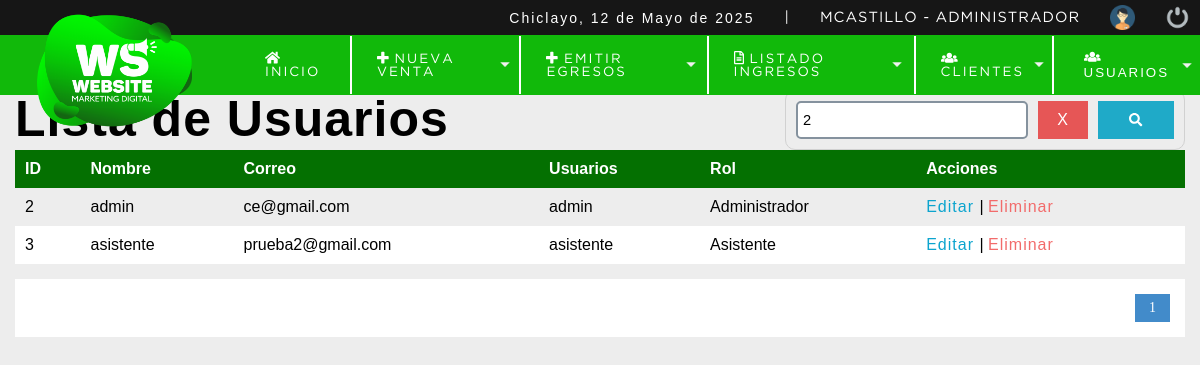
Page /sistema/buscar_usuario.php?busquedad=2 (signed in) on the committed database.
### tables this page shows
CREATE TABLE `usuario` (
  `id_usuario` int NOT NULL,
  `usu_nombre` varchar(50) NOT NULL,
  `usu_correo` varchar(100) NOT NULL,
  `usu_usuario` varchar(15) NOT NULL,
  `usu_clave` varchar(100) NOT NULL,
  `id_rol` int NOT NULL,
  `usu_estado` int NOT NULL DEFAULT '1'
);

CREATE TABLE `rol` (
  `id_rol` int NOT NULL,
  `rol` varchar(20) NOT NULL
);

### sistema/buscar_usuario.php (the view, shortened to what this page needs)
<?php
    include "../conexion.php";
?>
<!DOCTYPE html>
<html lang="es">
<head>
	<?php include "includes/scripts.php";?>
</head>
<body>
	<?php include "includes/header.php";?>
	<section id="container">
        <?php
            $busquedad  = strtolower($_REQUEST['busquedad']);
        ?>
		<h1>Lista de Usuarios</h1>
        <form action="buscar_usuario.php" method="get" class="form_search">
            <input type="text" name="busquedad" id="busqueda" placeholder="Buscar..." value="<?php echo $busquedad; ?>">
            <a href="listar_usuario.php" class="btn_cl"> X</a>
            <button type="submit" class="btn_search"><i class="fas fa-search"></i></button>
        </form>
        <table class="table table-light">
            <tbody>
                <tr>
                    <th>ID</th>
                    <th>Nombre</th>
                    <th>Correo</th>
                    <th>Usuarios</th>
                    <th>Rol</th>
                    <th>Acciones</th>
                </tr>
                <?php
                $rol= '';
                $sql_register = mysqli_query($conexion,"SELECT COUNT(*) AS total_registro FROM usuario WHERE
                                                        ( id_usuario LIKE '%$busquedad%'OR
                                                        usu_nombre LIKE '%$busquedad%' OR
                                                        usu_correo LIKE '%$busquedad%' OR
                                                        usu_usuario LIKE '%$busquedad%'
                                                        $rol ) AND usu_estado = 1");
                $result_register = mysqli_fetch_array($sql_register);
                $total_registro = $result_register['total_registro'];
                $por_pagina  = 5;
                if(empty($_GET['pagina'])){
                    $pagina = 1;
                }else{
                    $pagina = $_GET['pagina'];
                }
                $desde = ($pagina-1) * $por_pagina;
                $total_paginas = ceil($total_registro / $por_pagina);
                    $query = mysqli_query($conexion,"SELECT u.id_usuario, u.usu_nombre,u.usu_correo,u.usu_usuario, r.rol
                                                    FROM usuario u INNER JOIN rol r ON u.id_rol = r.id_rol WHERE
                                                    (id_usuario LIKE '%$busquedad%'OR
                                                    usu_nombre LIKE '%$busquedad%' OR
                                                    usu_correo LIKE '%$busquedad%' OR
                                                    usu_usuario LIKE '%$busquedad%' OR
                                                    r.rol LIKE '%$busquedad%') AND
                                                    usu_estado = 1 ORDER BY u.id_usuario ASC LIMIT $desde,$por_pagina");
                    $result = mysqli_num_rows($query);
                    if($result > 0){
                        while($data = mysqli_fetch_array($query)){
                    ?>
                            <tr>
                                <td><?php echo $data["id_usuario"]?></td>
                                <td><?php echo $data["usu_nombre"]?></td>
                                <td><?php echo $data["usu_correo"]?></td>
                                <td><?php echo $data["usu_usuario"]?></td>
                                <td><?php echo $data["rol"]?></td>
                                <td>
                                    <a class="link_edit" href="editar_usuario.php ? id=<?php echo $data["id_usuario"]?> ">Editar </a>
                                <?php
                                        if($data["id_usuario"] != 1){
                                    ?>
                                    |
                                    <a class="link_eliminar" href="eliminar_usuario.php ? id=<?php echo $data["id_usuario"]?>"> Eliminar</a>
                                    <?php
                                }
                            ?>
                                </td>
                            </tr>
                <?php
                        }
                    }
                ?>
            </tbody>
        </table>
        <?php
            if($total_registro !=0){
        ?>
        <div class="paginador">
            <ul>
                <?php
                    for ($i=1; $i <= $total_paginas; $i++){
                        if ($i == $pagina){
                            echo '<li class="pageselect">'.$i.'</li>';
                        }else{
                            echo '<li><a href="?pagina='.$i.'&busquedad='.$busquedad.'">'.$i.'</a></li>';
                        }
                    }
                ?>
            </ul>
        </div>
        <?php
        }
        ?>
	</section>
</body>
</html>

### sistema/css/style.css (style rules this page uses)
* { margin: 0; padding: 0; box-sizing: border-box; }
body { background: #ededed; }
h1, h2, h3, h4, h5, h6 { font-family: 'arial'; font-weight: bold; letter-spacing: 1px; }
h1 { font-size: 26px; }
a { text-decoration: none; font-family: arial; letter-spacing: 1px; }
#container { padding: 90px 15px 15px; }
form { background: #fff; margin: auto; padding: 20px 50px; border: 1px solid #d1d1d1; }
input,select { display: block; width: 100%; font-size: 11pt; padding: 5px; border: 2px solid #85929e; border-radius: 5px; -webkit-border-radius: 5px; -moz-border-radius: 5px; -ms-border-radius: 5px; -o-border-radius: 5px; }
#container h1 { font-size: 50px; display: inline-block; }
table { border-collapse: collapse; font-family: 'arial'; font-size: 12pt; width: 100%; }
table th { text-align: left; padding: 10px; background: #047001; color: #fff; }
table tr:nth-child(odd) { background: #fff; }
table td { padding: 10px; }
.link_edit { color: #0ca4ce; }
.link_eliminar { color: #f26b6b; }
.paginador ul { padding: 15px; list-style: none; background: #fff; margin-top: 15px; display: -webkit-flex; display: -moz-flex; display: -ms-flex; display: -o-flex; display: flex; justify-content: flex-end; }
.paginador a, .pageselect { color: #428bca; border: 1px solid #ddd; padding: 5px; display: inline-block; font-size: 14px; text-align: center; width: 35px; }
.pageselect { color: #fff; background: #428bca; border: 1px solid #428bca; }
.form_search { display: flex; float: right; background: initial; padding: 10px; border-radius: 10px; -webkit-border-radius: 10px; -moz-border-radius: 10px; -ms-border-radius: 10px; -o-border-radius: 10px; width: 400px; }
.form_search .btn_search { background: #1faac8; color: #fff; padding: 0 20px; border: 5px; cursor: pointer; margin-left: 10px; width: 100px; }
.form_search .btn_cl { background: #e65656; color: #fff; padding: 10px; border: 0; cursor: pointer; margin-left: 10px; width: 70px; text-align: center; }
.form_search input { width: 100%; }

### rows in the picture
usuario: id_usuario "2", usu_nombre "admin", usu_correo "ce@gmail.com", usu_usuario "admin", id_rol.rol "Administrador"
usuario: id_usuario "3", usu_nombre "asistente", usu_correo "prueba2@gmail.com", usu_usuario "asistente", id_rol.rol "Asistente"

### other values in the picture
fechaC() "12 de Mayo de 2025"
$_SESSION['user'] "MCASTILLO"
$_SESSION['nomrol'] "ADMINISTRADOR"
